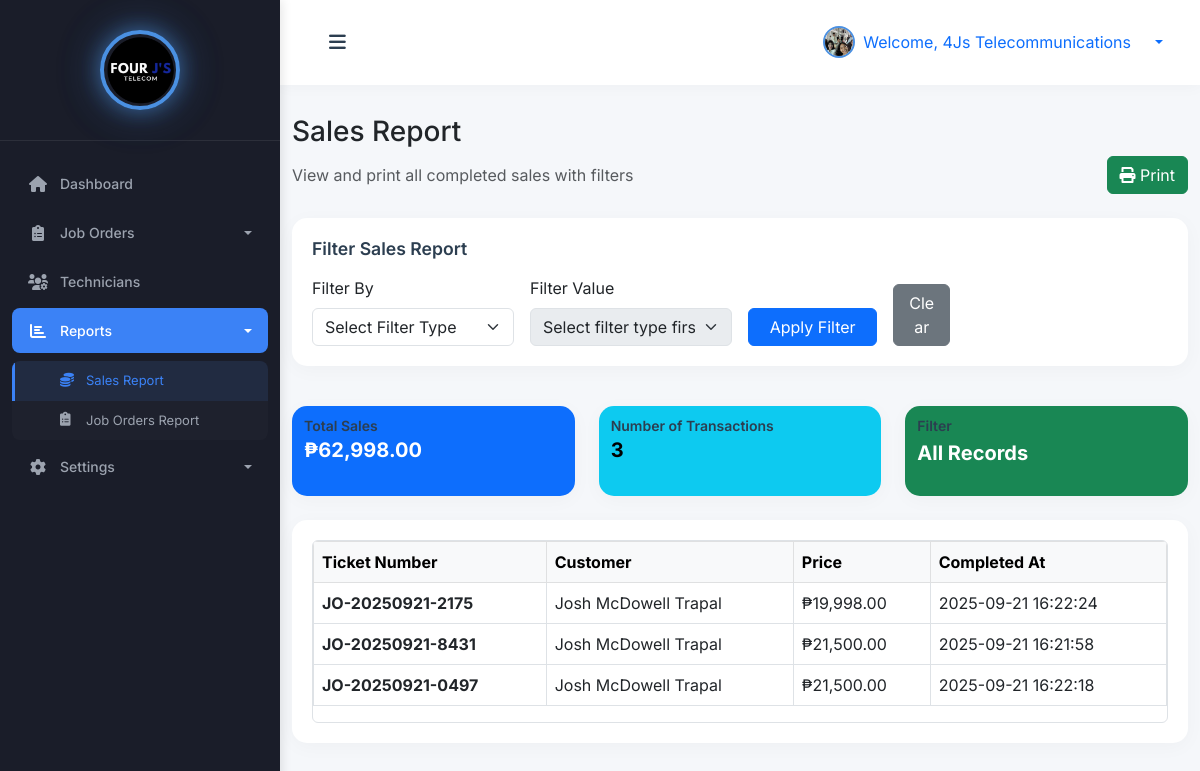
/admin/sales_report.php (signed in), run on the app's committed database.
### tables this page shows
CREATE TABLE `job_orders` (
  `id` int(11) NOT NULL,
  `job_order_number` varchar(20) NOT NULL,
  `customer_name` varchar(100) NOT NULL,
  `customer_address` text NOT NULL,
  `customer_phone` varchar(20) NOT NULL,
  `customer_email` varchar(255) DEFAULT NULL,
  `service_type` enum('installation','repair','survey','cleaning') NOT NULL,
  `aircon_model_id` int(11) DEFAULT NULL,
  `assigned_technician_id` int(11) DEFAULT NULL,
  `secondary_technician_id` int(11) DEFAULT NULL,
  `status` enum('pending','in_progress','completed','cancelled') DEFAULT 'pending',
  `price` decimal(10,2) DEFAULT NULL,
  `base_price` decimal(10,2) NOT NULL DEFAULT 0.00,
  `created_by` int(11) DEFAULT NULL,
  `due_date` date DEFAULT NULL,
  `completed_at` timestamp NULL DEFAULT NULL,
  `created_at` timestamp NOT NULL DEFAULT current_timestamp(),
  `updated_at` timestamp NOT NULL DEFAULT current_timestamp() ON UPDATE current_timestamp(),
  `customer_id` int(11) DEFAULT NULL,
  `additional_fee` decimal(10,2) DEFAULT 0.00,
  `discount` decimal(10,2) DEFAULT 0.00,
  `part_id` int(11) DEFAULT NULL,
  `cleaning_service_id` int(11) DEFAULT NULL,
  `aircon_hp_id` int(11) DEFAULT NULL
);

### admin/sales_report.php (the view, shortened to what this page needs)
<?php
try {
    $pdo = new PDO("mysql:host=" . DB_HOST . ";dbname=" . DB_NAME, DB_USER, DB_PASS);
    $pdo->setAttribute(PDO::ATTR_ERRMODE, PDO::ERRMODE_EXCEPTION);
} catch (PDOException $e) {
    die("Database error: " . $e->getMessage());
}
$filter_type = $_GET['filter_type'] ?? '';
$filter_value = $_GET['filter_value'] ?? '';
$where = '1';
$params = [];
$sql = "SELECT * FROM job_orders WHERE status = 'completed' AND $where";
$stmt = $pdo->prepare($sql);
$stmt->execute($params);
$sales = $stmt->fetchAll(PDO::FETCH_ASSOC);
$total_sales = 0;
foreach ($sales as $sale) {
    $total_sales += $sale['price'];
}
$filter_display_value = $filter_value;
$admin = null;
if (isset($_SESSION['user_id'])) {
    $stmt = $pdo->prepare("SELECT name, profile_picture FROM admins WHERE id = ?");
    $stmt->execute([$_SESSION['user_id']]);
    $admin = $stmt->fetch(PDO::FETCH_ASSOC);
}
require_once 'includes/header.php';
?>
<body>
 <div class="wrapper">
        <?php
        require_once 'includes/sidebar.php';
        ?>
        <div id="content">
            <nav class="navbar navbar-expand-lg navbar-light bg-white">
                <div class="container-fluid">
                    <button type="button" id="sidebarCollapse" class="btn">
                        <i class="fas fa-bars"></i>
                    </button>
                    <div class="ms-auto d-flex align-items-center">
                        <div class="dropdown">
                            <a class="d-flex align-items-center text-decoration-none dropdown-toggle" href="#" id="userDropdown" role="button" data-bs-toggle="dropdown">
                                <img src="<?= !empty($admin['profile_picture']) ? '../' . htmlspecialchars($admin['profile_picture']) : 'https://ui-avatars.com/api/?name=' . urlencode($admin['name'] ?: 'Admin') . '&background=1a237e&color=fff' ?>"
                                     alt="Admin"
                                     class="rounded-circle me-2"
                                     width="32"
                                     height="32"
                                     style="object-fit: cover; border: 2px solid #4A90E2;">
                                <span class="me-3">Welcome, <?= htmlspecialchars($admin['name'] ?: 'Admin') ?></span>
                            </a>
                        </div>
                    </div>
                </div>
            </nav>
<div class="container mt-4">
    <h3>Sales Report</h3>
    <div class="d-flex justify-content-between align-items-center mb-4">
        <div>
            <p class="text-muted mb-0">View and print all completed sales with filters</p>
        </div>
        <button class="btn btn-success" onclick="window.print()">
            <i class="fas fa-print"></i> Print
        </button>
    </div>
    <div class="card mb-4">
        <div class="card-body">
            <h5 class="card-title mb-3">Filter Sales Report</h5>
            <form method="get" class="row g-3" id="filterForm">
                <div class="col-md-3">
                    <label for="filter_type" class="form-label">Filter By</label>
                    <select name="filter_type" id="filter_type" class="form-select" onchange="handleFilterTypeChange()">
                        <option value="">Select Filter Type</option>
                    </select>
                </div>
                <div class="col-md-3">
                    <label for="filter_value" class="form-label">Filter Value</label>
                    <select name="filter_value" id="filter_value" class="form-select" disabled>
                        <option value="">Select filter type first</option>
                    </select>
                </div>
                <div class="col-md-2 d-flex align-items-end">
                    <button type="submit" class="btn btn-primary w-100">Apply Filter</button>
                </div>
                <div class="col-md-1 d-flex align-items-end">
                    <button type="button" class="btn btn-secondary w-100" onclick="clearFilters()">Clear</button>
                </div>
            </form>
        </div>
    </div>
            <div class="row mb-4">
                <div class="col-md-4">
                    <div class="card text-bg-primary mb-3 compact-card">
                        <div class="card-body">
                            <h6 class="card-title mb-1">Total Sales</h6>
                            <h4 class="card-text mb-0">₱<?= number_format($total_sales, 2) ?></h4>
                        </div>
                    </div>
                </div>
                <div class="col-md-4">
                    <div class="card text-bg-info mb-3 compact-card">
                        <div class="card-body">
                            <h6 class="card-title mb-1">Number of Transactions</h6>
                            <h4 class="card-text mb-0"><?= count($sales) ?></h4>
                        </div>
                    </div>
                </div>
                <div class="col-md-4">
                    <div class="card text-bg-success mb-3 compact-card">
                        <div class="card-body">
                            <h6 class="card-title mb-1">Filter</h6>
                            <p class="card-text text-capitalize mb-0"><?= htmlspecialchars($filter_type ? $filter_type . ': ' . $filter_display_value : 'All Records') ?></p>
                        </div>
                    </div>
                </div>
            </div>
            <div class="card">
                <div class="card-body">
                    <div id="sales-report-print">
                        <div class="table-wrapper" style="max-height: 500px; overflow-y: auto; border: 1px solid #dee2e6; border-radius: 0.375rem;">
                            <div class="table-responsive">
                                <table class="table table-bordered table-hover align-middle">
                                <thead class="table-light">
                                    <tr>
                                        <th>Ticket Number</th>
                                        <th>Customer</th>
                                        <th>Price</th>
                                        <th>Completed At</th>
                                    </tr>
                                </thead>
                                <tbody>
                                    <?php foreach ($sales as $sale): ?>
                                        <tr>
                                            <td><?= htmlspecialchars($sale['job_order_number'] ?? '') ?></td>
                                            <td><?= htmlspecialchars($sale['customer_name'] ?? '') ?></td>
                                            <td>₱<?= number_format($sale['price'] ?? 0,2) ?></td>
                                            <td><?= htmlspecialchars($sale['completed_at'] ?? '') ?></td>
                                        </tr>
                                    <?php endforeach; ?>
                                </tbody>
                                </table>
                            </div>
                        </div>
                    </div>
                </div>
            </div>
        </div>
    </div>
</div>
</body>
</html>

### admin/includes/header.php (shortened to what this page needs)
<!DOCTYPE html>
<html lang="en">
<head>
    <link href="https://cdn.jsdelivr.net/npm/bootstrap@5.3.0/dist/css/bootstrap.min.css" rel="stylesheet">
    <link rel="stylesheet" href="https://cdnjs.cloudflare.com/ajax/libs/font-awesome/6.0.0/css/all.min.css">
    <link rel="stylesheet" href="../css/style.css?v=<?= time() ?>">
</head>

### admin/includes/sidebar.php (shortened to what this page needs)
<?php
$current_page = basename($_SERVER['PHP_SELF']);
?>
<nav id="sidebar" class="modern-sidebar">
    <div class="sidebar-header">
        <div class="logo-container">
            <img src="../images/logo.png" alt="CodingLab" class="sidebar-logo">
        </div>
    </div>
    <div class="sidebar-menu">
        <ul class="menu-list">
            <li class="menu-item <?= $current_page === 'dashboard.php' ? 'active' : '' ?>">
                <a href="dashboard.php" class="menu-link">
                    <i class="fas fa-home"></i>
                    <span class="menu-text">Dashboard</span>
                </a>
            </li>
            <li class="menu-item <?= in_array($current_page, ['orders.php', 'archived.php']) ? 'active' : '' ?>">
                <a href="#jobOrdersSubmenu" data-bs-toggle="collapse" aria-expanded="<?= in_array($current_page, ['orders.php', 'archived.php']) ? 'true' : 'false' ?>" class="menu-link dropdown-toggle">
                    <i class="fas fa-clipboard-list"></i>
                    <span class="menu-text">Job Orders</span>
                </a>
            </li>
            <li class="menu-item <?= $current_page === 'technicians.php' ? 'active' : '' ?>">
                <a href="technicians.php" class="menu-link">
                    <i class="fas fa-users-cog"></i>
                    <span class="menu-text">Technicians</span>
                </a>
            </li>
            <li class="menu-item <?= in_array($current_page, ['reports.php', 'sales_report.php', 'job_orders_report.php']) ? 'active' : '' ?>">
                <a href="#reportsSubmenu" data-bs-toggle="collapse" aria-expanded="<?= in_array($current_page, ['reports.php', 'sales_report.php', 'job_orders_report.php']) ? 'true' : 'false' ?>" class="menu-link dropdown-toggle">
                    <i class="fas fa-chart-bar"></i>
                    <span class="menu-text">Reports</span>
                </a>
                <ul class="submenu collapse <?= in_array($current_page, ['reports.php', 'sales_report.php', 'job_orders_report.php']) ? 'show' : '' ?>" id="reportsSubmenu">
                    <li class="submenu-item <?= $current_page === 'sales_report.php' ? 'active' : '' ?>">
                        <a href="sales_report.php" class="submenu-link">
                            <i class="fas fa-coins"></i>
                            <span class="menu-text">Sales Report</span>
                        </a>
                    </li>
                    <li class="submenu-item <?= $current_page === 'job_orders_report.php' ? 'active' : '' ?>">
                        <a href="job_orders_report.php" class="submenu-link">
                            <i class="fas fa-clipboard-list"></i>
                            <span class="menu-text">Job Orders Report</span>
                        </a>
                    </li>
                </ul>
            </li>
            <li class="menu-item <?= in_array($current_page, ['settings.php', 'aircon_models.php', 'cleaning_services.php', 'parts_management.php']) ? 'active' : '' ?>">
                <a href="#settingsSubmenu" data-bs-toggle="collapse" aria-expanded="<?= in_array($current_page, ['settings.php', 'aircon_models.php', 'cleaning_services.php', 'parts_management.php']) ? 'true' : 'false' ?>" class="menu-link dropdown-toggle">
                    <i class="fas fa-cog"></i>
                    <span class="menu-text">Settings</span>
                </a>
            </li>
        </ul>
    </div>
</nav>

### css/style.css (style rules this page uses)
:root { --primary-blue: #4A90E2; --secondary-blue: #5C9CE6; --light-blue: #E8F1FC; --hover-blue: #357ABD; --text-blue: #2C3E50; --success: #2ECC71; --warning: #F1C40F; --danger: #E74C3C; --info: #3498DB; --pastel-purple: #B39DDB; --pastel-pink: #F8BBD0; --pastel-green: #A5D6A7; --pastel-orange: #FFCC80; --card-1: #4A90E2; --card-2: #2ECC71; --card-3: #F1C40F; --card-4: #E74C3C; --sidebar-bg: #2C3E50; --sidebar-header: #1A252F; --sidebar-hover: #34495E; --sidebar-active: #3498DB; }
body { font-family: 'Inter', -apple-system, BlinkMacSystemFont, 'Segoe UI', Roboto, sans-serif; background: #F5F7FA; }
.dropdown-toggle::after { margin-left: 8px; }
.wrapper { display: flex; width: 100%; align-items: stretch; }
.modern-sidebar { min-width: 280px; max-width: 280px; min-height: 100vh; background: #1a1d29 !important; transition: all 0.3s ease; position: fixed; top: 0; left: 0; z-index: 1000; overflow-y: auto; box-shadow: 2px 0 10px rgba(0, 0, 0, 0.1); }
.sidebar-header { padding: 30px 20px; background: #1a1d29; border-bottom: 1px solid rgba(255, 255, 255, 0.08); text-align: center; display: flex; flex-direction: column; align-items: center; justify-content: center; }
.logo-container { display: flex; flex-direction: column; align-items: center; gap: 15px; }
.sidebar-logo { width: 80px; height: 80px; border-radius: 50%; object-fit: cover; border: 4px solid #4A90E2; box-shadow: 0 0 20px rgba(74, 144, 226, 0.5), 0 0 40px rgba(74, 144, 226, 0.3), 0 0 60px rgba(74, 144, 226, 0.1); transition: all 0.3s ease; }
.sidebar-menu { padding: 16px 0; }
.menu-list { list-style: none; padding: 0; margin: 0; }
.menu-item { margin: 4px 12px; }
.menu-link { display: flex; align-items: center; padding: 12px 16px; color: #9ca3af; text-decoration: none; border-radius: 8px; transition: all 0.2s ease; position: relative; font-size: 0.875rem; font-weight: 500; }
.menu-link i { width: 20px; height: 20px; display: flex; align-items: center; justify-content: center; margin-right: 12px; font-size: 16px; }
.menu-text { flex: 1; }
.menu-item.active > .menu-link { background: #3b82f6; color: #ffffff; }
.submenu { list-style: none; padding: 0; margin: 8px 0 0 0; background: rgba(255, 255, 255, 0.02); border-radius: 8px; overflow: hidden; }
.submenu-item { margin: 0; }
.submenu-link { display: flex; align-items: center; padding: 10px 16px 10px 48px; color: #9ca3af; text-decoration: none; transition: all 0.2s ease; font-size: 0.8125rem; font-weight: 400; }
.submenu-link i { width: 16px; height: 16px; margin-right: 10px; font-size: 14px; }
.submenu-item.active .submenu-link { background: rgba(59, 130, 246, 0.1); color: #3b82f6; border-left: 3px solid #3b82f6; padding-left: 45px; }
#content { margin-left: 280px; min-height: 100vh; transition: all 0.3s ease; background: #F5F7FA; padding: 0; width: calc(100% - 280px); }
@media (min-width: 769px) { .modern-sidebar { margin-left: 0; } }
@media (min-width: 769px) { #content { margin-left: 280px; width: calc(100% - 280px); } }
@media (min-width: 769px) { #sidebarCollapse { display: block !important; } }
.card { border-radius: 15px; box-shadow: 0 4px 20px rgba(0, 0, 0, 0.03); margin-bottom: 25px; border: none; transition: transform 0.3s ease, box-shadow 0.3s ease; }
.card-body { padding: 1.75rem; }
.card-title { margin-bottom: 1.5rem; font-weight: 600; color: var(--text-blue); font-size: 1.1rem; }
.navbar { padding: 20px 25px; background: #fff; border: none; border-radius: 0; margin-bottom: 30px; box-shadow: 0 2px 15px rgba(0, 0, 0, 0.03); }
#sidebarCollapse { background: transparent; border: none; color: var(--text-blue); font-size: 1.2rem; padding: 8px 12px; border-radius: 8px; transition: all 0.3s; }

### admin/includes/header.php (style rules this page uses)
.card { height: 100%; margin-bottom: 1rem; }
.card-body { padding: 1.25rem; }
#userDropdown { transition: all 0.2s ease; }
#userDropdown img { border: 2px solid #4A90E2; transition: all 0.2s ease; }

### admin/sales_report.php (style rules this page uses)
.compact-card .card-body { padding: 0.75rem !important; }
.compact-card .card-title { font-size: 0.875rem !important; font-weight: 600 !important; margin-bottom: 0.25rem !important; }
.compact-card .card-text { font-size: 1.25rem !important; font-weight: 700 !important; margin-bottom: 0 !important; }
.compact-card { min-height: auto !important; }
.table th:nth-child(1), .table td:nth-child(1) { font-weight: bold !important; }

### data on the page
job_orders: job_order_number "JO-20250921-2175", customer_name "Josh McDowell Trapal", price "19,998.00", completed_at "2025-09-21 16:22:24"
job_orders: job_order_number "JO-20250921-8431", customer_name "Josh McDowell Trapal", price "21,500.00", completed_at "2025-09-21 16:21:58"
job_orders: job_order_number "JO-20250921-0497", customer_name "Josh McDowell Trapal", price "21,500.00", completed_at "2025-09-21 16:22:18"

### other printed values
$admin['name'] ?: 'Admin' "4Js Telecommunications"
$total_sales "62,998.00"
count($sales) "3"
